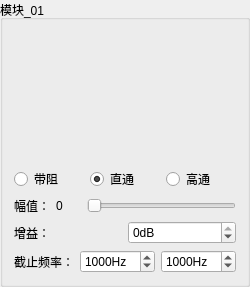
       <widget class="QGroupBox" name="groupBox">
        <property name="geometry">
         <rect>
          <x>10</x>
          <y>225</y>
          <width>181</width>
          <height>246</height>
         </rect>
        </property>
        <property name="title">
         <string>模块_01</string>
        </property>
        <layout class="QVBoxLayout" name="verticalLayout_2">
         <item>
          <widget class="QLabel" name="pixmapLabel">
           <property name="minimumSize">
            <size>
             <width>0</width>
             <height>130</height>
            </size>
           </property>
           <property name="maximumSize">
            <size>
             <width>16777215</width>
             <height>130</height>
            </size>
           </property>
           <property name="layoutDirection">
            <enum>Qt::LeftToRight</enum>
           </property>
           <property name="text">
            <string/>
           </property>
           <property name="pixmap">
            <pixmap resource="Mic_OP.qrc">:/mic/icon/Bypass.png</pixmap>
           </property>
           <property name="alignment">
            <set>Qt::AlignCenter</set>
           </property>
          </widget>
         </item>
         <item>
          <layout class="QHBoxLayout" name="horizontalLayout_4">
           <item>
            <widget class="QRadioButton" name="filter01_radioButton_notch">
             <property name="enabled">
              <bool>true</bool>
             </property>
             <property name="toolTip">
              <string>Notch Filter</string>
             </property>
             <property name="text">
              <string>带阻</string>
             </property>
             <property name="checked">
              <bool>false</bool>
             </property>
            </widget>
           </item>
           <item>
            <widget class="QRadioButton" name="filter01_radioButton_bypass">
             <property name="toolTip">
              <string>Bypass</string>
             </property>
             <property name="text">
              <string>直通</string>
             </property>
             <property name="checked">
              <bool>true</bool>
             </property>
            </widget>
           </item>
           <item>
            <widget class="QRadioButton" name="filter01_radioButton_highpass">
             <property name="toolTip">
              <string>Highpass</string>
             </property>
             <property name="text">
              <string>高通</string>
             </property>
            </widget>
           </item>
          </layout>
         </item>
         <item>
          <layout class="QVBoxLayout" name="verticalLayout">
           <item>
            <layout class="QHBoxLayout" name="horizontalLayout_2">
             <item>
              <widget class="QLabel" name="label_2">
               <property name="text">
                <string>幅值：</string>
               </property>
              </widget>
             </item>
             <item>
              <widget class="QLabel" name="label_Slider_value">
               <property name="minimumSize">
                <size>
                 <width>25</width>
                 <height>0</height>
                </size>
               </property>
               <property name="maximumSize">
                <size>
                 <width>16777215</width>
                 <height>16777215</height>
                </size>
               </property>
               <property name="text">
                <string>0</string>
               </property>
              </widget>
             </item>
             <item>
              <widget class="QSlider" name="amplitudeSlider">
               <property name="cursor">
                <cursorShape>SizeHorCursor</cursorShape>
               </property>
               <property name="maximum">
                <number>61</number>
               </property>
               <property name="orientation">
                <enum>Qt::Horizontal</enum>
               </property>
              </widget>
             </item>
            </layout>
           </item>
           <item>
            <layout class="QHBoxLayout" name="horizontalLayout_20">
             <item>
              <widget class="QLabel" name="label_76">
               <property name="text">
                <string>增益：</string>
               </property>
              </widget>
             </item>
             <item>
              <widget class="QSpinBox" name="highpass_gain_spin">
               <property name="enabled">
                <bool>true</bool>
               </property>
               <property name="suffix">
                <string>dB</string>
               </property>
               <property name="minimum">
                <number>-40</number>
               </property>
               <property name="maximum">
                <number>0</number>
               </property>
              </widget>
             </item>
            </layout>
           </item>
           <item>
            <layout class="QHBoxLayout" name="horizontalLayout">
             <item>
              <widget class="QLabel" name="label">
               <property name="text">
                <string>截止频率：</string>
               </property>
              </widget>
             </item>
             <item>
              <widget class="QSpinBox" name="frequencySpin">
               <property name="accessibleDescription">
                <string extracomment="wd"/>
               </property>
               <property name="suffix">
                <string>Hz</string>
               </property>
               <property name="minimum">
                <number>20</number>
               </property>
               <property name="maximum">
                <number>20000</number>
               </property>
               <property name="singleStep">
                <number>100</number>
               </property>
               <property name="value">
                <number>1000</number>
               </property>
               <property name="displayIntegerBase">
                <number>10</number>
               </property>
              </widget>
             </item>
             <item>
              <widget class="QSpinBox" name="frequencySpin_highpass">
               <property name="enabled">
                <bool>true</bool>
               </property>
               <property name="accessibleDescription">
                <string extracomment="wd"/>
               </property>
               <property name="suffix">
                <string>Hz</string>
               </property>
               <property name="minimum">
                <number>20</number>
               </property>
               <property name="maximum">
                <number>20000</number>
               </property>
               <property name="singleStep">
                <number>100</number>
               </property>
               <property name="value">
                <number>1000</number>
               </property>
               <property name="displayIntegerBase">
                <number>10</number>
               </property>
              </widget>
             </item>
            </layout>
           </item>
          </layout>
         </item>
        </layout>
       </widget>
